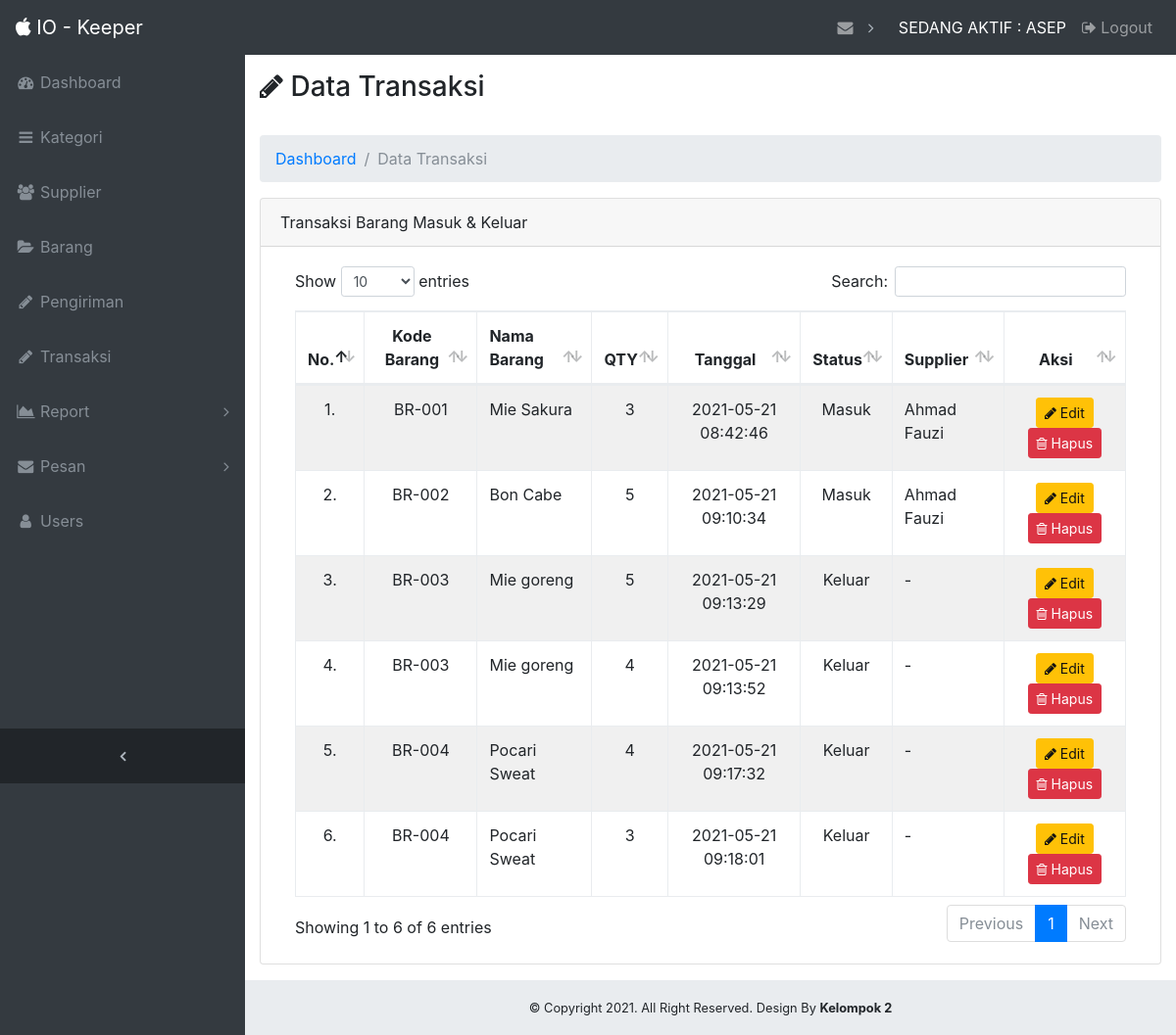
/admin/?page=transaksi (signed in), run on the app's committed database.
### tables this page shows
CREATE TABLE `transaksi_barang` (
  `id_transaksi` int(100) NOT NULL,
  `kode_barang` varchar(100) DEFAULT NULL,
  `stok` int(100) DEFAULT NULL,
  `tanggal` datetime DEFAULT NULL,
  `status` int(1) DEFAULT NULL,
  `kode_supplier` varchar(100) DEFAULT NULL
);

CREATE TABLE `barang` (
  `kode_barang` varchar(100) NOT NULL,
  `id_kategori` int(11) DEFAULT NULL,
  `nama_barang` varchar(191) DEFAULT NULL,
  `harga` double DEFAULT NULL,
  `satuan` varchar(20) DEFAULT NULL,
  `keterangan` text,
  `foto` varchar(255) DEFAULT NULL
);

CREATE TABLE `supplier` (
  `kode_supplier` varchar(100) NOT NULL,
  `nama_supplier` varchar(191) DEFAULT NULL,
  `no_telepon` varchar(50) DEFAULT NULL,
  `keterangan` text,
  `status` int(1) DEFAULT NULL
);

### admin/page/transaksi/data_transaksi.php (the view, shortened to what this page needs)
<div class="container-fluid">
    <div class="row">
        <div class="col-md-12">
            <h3><i class="fa fa-pencil"></i> Data Transaksi</h3>
            <br>
        </div>
    </div>
    <ol class="breadcrumb">
        <li class="breadcrumb-item">
            <a href="?page=dashboard">Dashboard</a>
        </li>
        <li class="breadcrumb-item active">Data Transaksi</li>
    </ol>
    <div class="card mb-3">
        <div class="card-header">
            Transaksi Barang Masuk & Keluar
        </div>
        <div class="card-body">
            <div class="table-responsive">
                <table class="table table-bordered" id="dataTable" width="100%" cellspacing="0">
                    <thead>
                        <tr>
                            <th class="text-center">No.</th>
                            <th class="text-center">Kode Barang</th>
                            <th>Nama Barang</th>
                            <th class="text-center">QTY</th>
                            <th class="text-center">Tanggal</th>
                            <th class="text-center">Status</th>
                            <th>Supplier</th>
                            <th class="text-center">Aksi</th>
                        </tr>
                    </thead>
                    <tbody>
                        <?php
                        $no = 0;
                        $query = $con->query("SELECT * FROM transaksi_barang JOIN barang ON transaksi_barang.kode_barang = barang.kode_barang LEFT JOIN supplier ON transaksi_barang.kode_supplier = supplier.kode_supplier ORDER BY tanggal ASC");
                        $bgcolor = "";
                        ?>
                        <?php foreach ($query as $data_transaksi_barang) : ?>
                            <?php
                            if ($no % 2 == 0) {
                                $bgcolor = "#F0F0F0";
                            } else {
                                $bgcolor = "";
                            }
                            ?>
                            <tr bgcolor="<?php echo $bgcolor; ?>">
                                <td class="text-center"><?php echo ++$no; ?>.</td>
                                <td class="text-center"><?php echo $data_transaksi_barang['kode_barang']; ?></td>
                                <td><?php echo $data_transaksi_barang['nama_barang']; ?></td>
                                <td class="text-center"><?php echo $data_transaksi_barang['stok']; ?></td>
                                <td class="text-center"><?php echo $data_transaksi_barang['tanggal']; ?></td>
                                <td class="text-center">
                                    <?php if ($data_transaksi_barang['status'] == 1) : ?>
                                        Masuk
                                    <?php elseif ($data_transaksi_barang['status'] == 0) : ?>
                                        Keluar
                                    <?php else : ?>
                                        Tidak Ada
                                    <?php endif ?>
                                </td>
                                <td class="">
                                    <?php if ($data_transaksi_barang['kode_supplier'] == "") : ?>
                                        -
                                    <?php else : ?>
                                        <?php echo $data_transaksi_barang['nama_supplier']; ?>
                                    <?php endif ?>
                                </td>
                                <td class="text-center">
                                    <button onclick="editTransaksi(<?php echo $data_transaksi_barang['id_transaksi']; ?>)" type="button" class="btn btn-warning btn-sm" data-toggle="modal" data-target="#exampleModalUpdate"><i class="fa fa-pencil"></i> Edit
                                    </button>
                                    <form class="d-inline" method="POST">
                                        <button onclick="return confirm('Yakin ? Anda Ingin Menghapus Data Ini ?')" name="btn-hapus" type="submit" class="btn btn-danger btn-sm">
                                            <i class="fa fa-trash-o"></i> Hapus
                                        </button>
                                    </form>
                                </td>
                            </tr>
                        <?php endforeach ?>
                    </tbody>
                </table>
            </div>
        </div>
    </div>
</div>

### admin/template/css/sb-admin.css (style rules this page uses)
html { position: relative; min-height: 100%; }
body { overflow-x: hidden; }
body.sticky-footer { margin-bottom: 56px; }
body.fixed-nav { padding-top: 56px; }

### data on the page
transaksi_barang: kode_barang.kode_barang "BR-001", kode_barang.nama_barang "Mie Sakura", stok "3", tanggal "2021-05-21 08:42:46", shows "Masuk", kode_supplier.nama_supplier "Ahmad Fauzi"
transaksi_barang: kode_barang.kode_barang "BR-002", kode_barang.nama_barang "Bon Cabe", stok "5", tanggal "2021-05-21 09:10:34", shows "Masuk", kode_supplier.nama_supplier "Ahmad Fauzi"
transaksi_barang: kode_barang.kode_barang "BR-003", kode_barang.nama_barang "Mie goreng", stok "5", tanggal "2021-05-21 09:13:29", shows "Keluar"
transaksi_barang: kode_barang.kode_barang "BR-003", kode_barang.nama_barang "Mie goreng", stok "4", tanggal "2021-05-21 09:13:52", shows "Keluar"
transaksi_barang: kode_barang.kode_barang "BR-004", kode_barang.nama_barang "Pocari Sweat", stok "4", tanggal "2021-05-21 09:17:32", shows "Keluar"
transaksi_barang: kode_barang.kode_barang "BR-004", kode_barang.nama_barang "Pocari Sweat", stok "3", tanggal "2021-05-21 09:18:01", shows "Keluar"

### other printed values
$_SESSION['username'] "ASEP"
